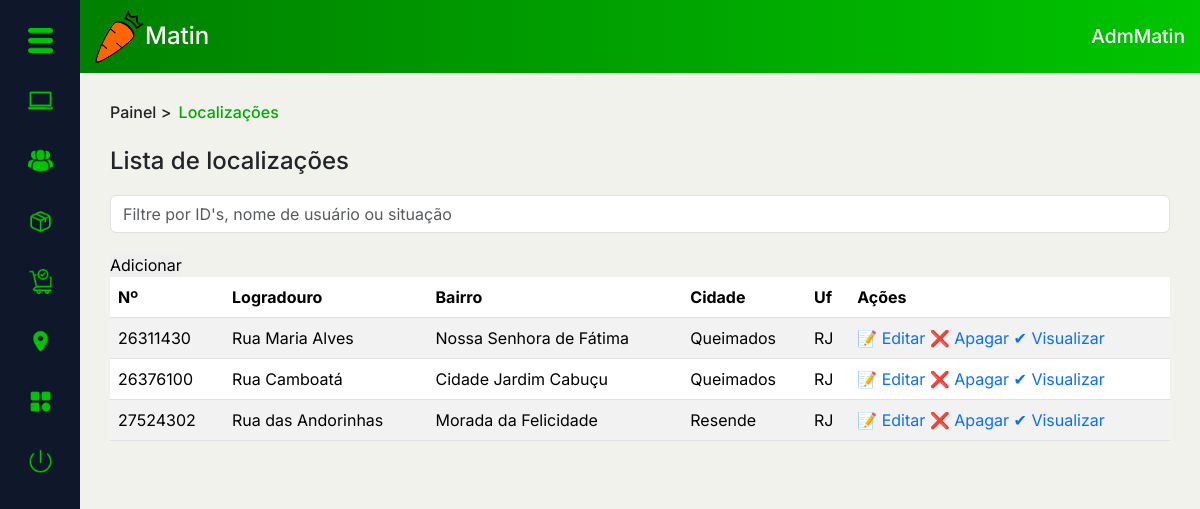
Page /PAGES/dashboard.php?page=loc_list (signed in) on the earlier database version.
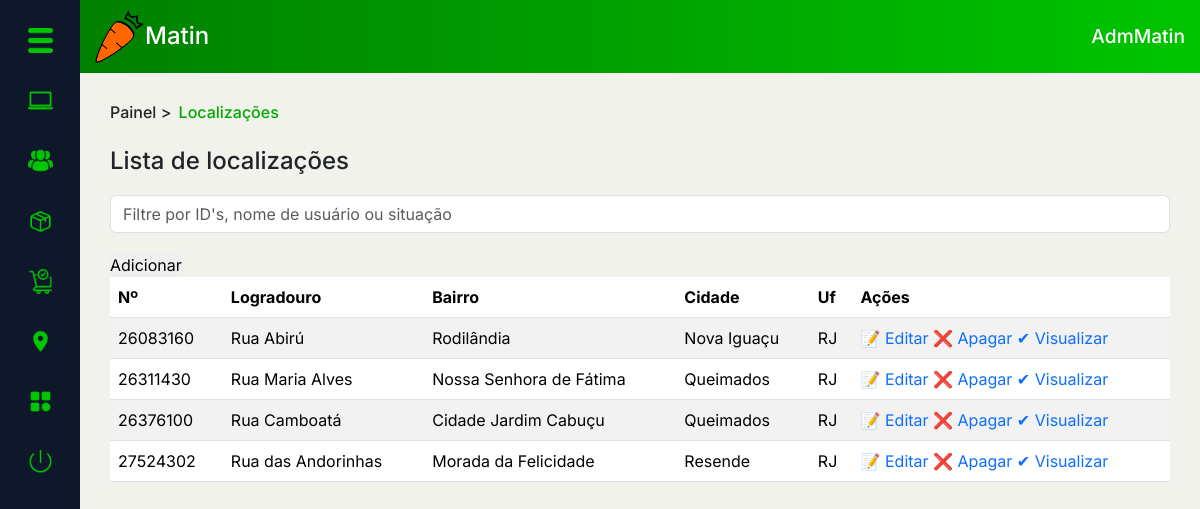
Same page on the later database version.
### tables this page shows
CREATE TABLE `local` (
  `CEP` int(11) NOT NULL,
  `Logradouro` varchar(45) NOT NULL,
  `Bairro` varchar(45) NOT NULL,
  `Cidade` varchar(45) NOT NULL,
  `UF` varchar(45) NOT NULL
);

### PAGES/DASHBOARD/loc_list.php (the view, shortened to what this page needs)
<div class="conteudo" id="conteudo3">
    <div class="top-cont">
        <div class="local">
            <h6><a href="../DASHBOARD/adminDash.php">Painel</a> > <mark>Localizações</mark></h6>
        </div>
    </div>
    <div class="main-cont">
        <div class="main-tit">
            <h4>Lista de localizações</h4>
        </div>
        <div class="pesq">
            <div class="input-group flex-nowrap search-bar">
                <input type="search" class="form-control" placeholder="Filtre por ID's, nome de usuário ou situação" aria-label="Search" aria-describedby="addon-wrapping">
            </div>
            <a href="?page=add_loc"><button class="btnAdd" type="button">Adicionar</button></a>
        </div>
        <table class="table table-striped">
            <thead>
                <tr>
                    <th scope="col">Nº</th>
                    <th scope="col">Logradouro</th>
                    <th scope="col">Bairro</th>
                    <th scope="col">Cidade</th>
                    <th scope="col">Uf</th>
                    <th scope="col">Ações</th>
                </tr>
            </thead>
            <tbody>
                <?php
                $selectQ = "SELECT * FROM local ORDER BY CEP";
                $selectP = $cx->prepare($selectQ);
                $selectP->setFetchMode(PDO::FETCH_ASSOC);
                $selectP->execute();
                $total = $selectP->rowCount();
                if ($total == 0) {
                    echo "<p class='txtVermelho'>Não há registros no momento...</p>";
                } else {
                    while ($dados = $selectP->fetch()) {
                        echo "<tr>";
                        echo "<td scope='row'>{$dados['CEP']}</td>";
                        echo "<td>{$dados['Logradouro']}</td>";
                        echo "<td>{$dados['Bairro']}</td>";
                        echo "<td>{$dados['Cidade']}</td>";
                        echo "<td>{$dados['UF']}</td>";
                        echo "<td><a href='#'>&#x1F4DD; Editar</a> <a href='excluir.php?ref={$dados['CEP']}&tbl=localidade''>&#x274C; Apagar </a><a href='#'>&#x2714; Visualizar</a></td>";
                        echo "</tr>";
                    }
                }
                ?>
            </tbody>
        </table>
    </div>
</div>

Differences in the rows shown:
added local: CEP "26083160", Logradouro "Rua Abirú", Bairro "Rodilândia", Cidade "Nova Iguaçu", UF "RJ"
